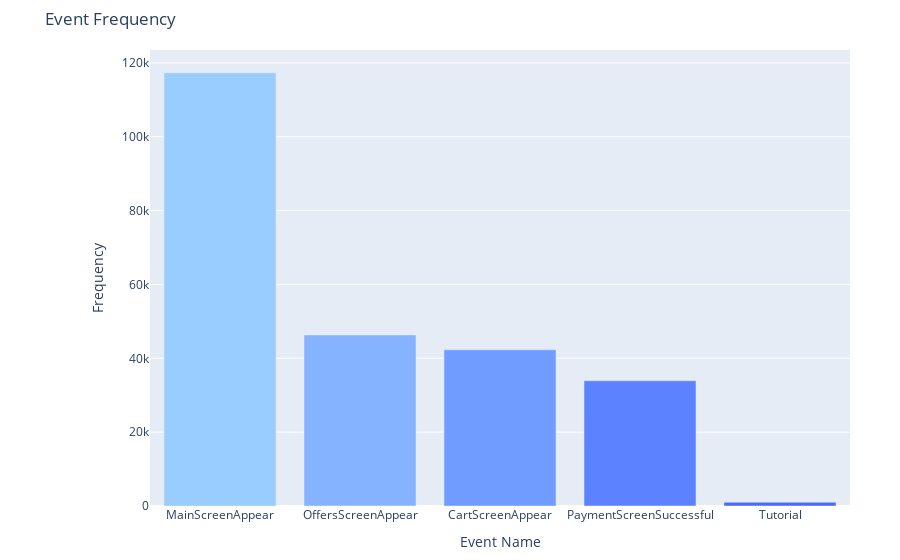

The code cell stored with this chart in its notebook:
### Markdown cell above
### Events and Occurrence Frequency: Ordered by Frequency

### Code cell
# Observe the events in the records and their occurrence frequency
event_frequency = complete_data['event_name'].value_counts().reset_index()
event_frequency.columns = ['Event', 'Frequency']
event_frequency = event_frequency.sort_values(by='Frequency', ascending=False)
print("Events and their occurrence frequency:")
display(event_frequency)

print("\n" + "-"*50 + "\n")

# Create pivot table
frequency = event_frequency.sort_values('Frequency', ascending=False)

# Define blue color palette
color_map = ['#99ccff', '#85b3ff', '#709bff', '#5c82ff', '#476aff']

# Create vertical bar chart
trace = go.Bar(
    x=frequency['Event'],
    y=frequency['Frequency'],
    marker=dict(color=color_map)
)

# Define layout
layout = go.Layout(
    title='Event Frequency',
    xaxis=dict(title='Event Name'),
    yaxis=dict(title='Frequency'),
    margin=dict(l=150, r=50, b=50, t=50),
)

# Create figure
fig = go.Figure(data=[trace], layout=layout)

# Show the figure
fig.show()

### Figure 1 — Plotly figure (JSON) as saved in the notebook; plotly's stock layout.template omitted (floating-point values rounded to 4 significant figures)
{"data": [{"marker": {"color": ["#99ccff", "#85b3ff", "#709bff", "#5c82ff", "#476aff"]}, "type": "bar", "x": ["MainScreenAppear", "OffersScreenAppear", "CartScreenAppear", "PaymentScreenSuccessful", "Tutorial"], "y": [117328, 46333, 42303, 33918, 1005]}], "layout": {"margin": {"b": 50, "l": 150, "r": 50, "t": 50}, "title": {"text": "Event Frequency"}, "xaxis": {"title": {"text": "Event Name"}}, "yaxis": {"title": {"text": "Frequency"}}}}
